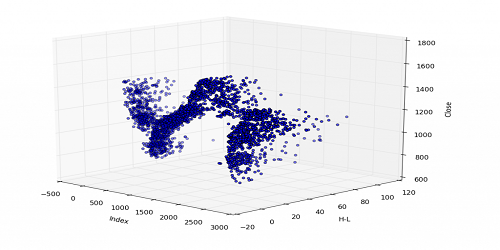
#> input picture pic1.png, 500 x 250 px, given in place of the camera
$ python openCV-morphologicalTransformation.py
#> lines starting #> are read from the running program, lines starting #| are printed output that depends on the picture; after the words box and inside, x2 and y2 are one past the last pixel; in counts of white or black regions, pixels touching at a corner belong together
import cv2
import numpy as np

cap = cv2.VideoCapture(0)

while(1):

    _, frame = cap.read()
#> frame is the input picture: shape (250, 500, 3); mean B, G, R 240.9, 235.7, 235.7
    hsv = cv2.cvtColor(frame, cv2.COLOR_BGR2HSV)
#> hsv: shape (250, 500, 3); mean H, S, V 7.4, 10.2, 241

    lower_red = np.array([50,30,50])
    upper_red = np.array([255,255,180])

    mask = cv2.inRange(hsv, lower_red, upper_red)
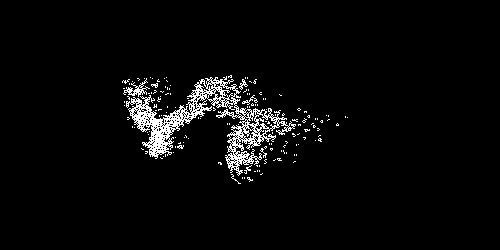
#> mask: shape (250, 500); 3.6% white in thin lines or dots, all inside (x1, y1, x2, y2) = (122, 75, 348, 184)
    res = cv2.bitwise_and(frame,frame, mask= mask)
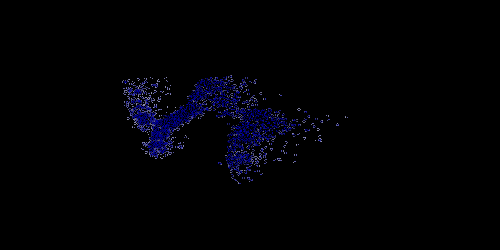
#> res: shape (250, 500, 3); mean B, G, R 4.3, 1.2, 1.2

    kernel = np.ones((5,5),np.uint8)
    erosion = cv2.erode(mask,kernel,iterations = 1)
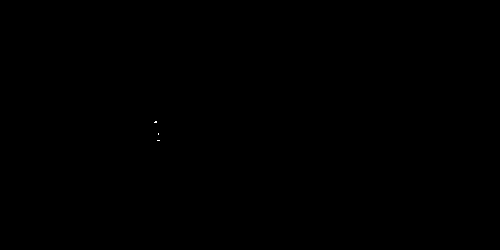
#> erosion: shape (250, 500); 0.01% white in thin lines or dots, all inside (x1, y1, x2, y2) = (154, 121, 160, 141)
    dilation = cv2.dilate(mask,kernel,iterations = 1)
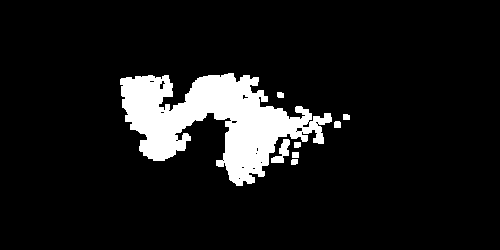
#> dilation: shape (250, 500); 9.4% white; 8 white regions, largest, box (x1, y1, x2, y2) and area: (120, 73, 332, 186) 11331, (271, 139, 290, 163) 219, (334, 121, 341, 128) 47

    opening = cv2.morphologyEx(mask, cv2.MORPH_OPEN, kernel)
#> opening: shape (250, 500); 0.08% white; 3 white regions, box (x1, y1, x2, y2) and area: (152, 119, 159, 125) 41, (155, 138, 162, 143) 35, (156, 131, 161, 137) 30
    closing = cv2.morphologyEx(mask, cv2.MORPH_CLOSE, kernel)
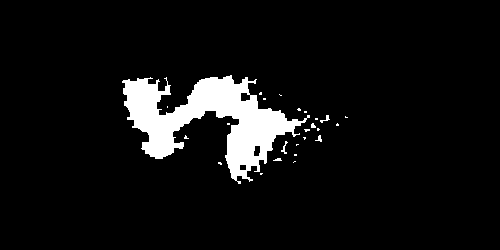
#> closing: shape (250, 500); 6.7% white; 25 white regions (21 under 20 px), largest, box (x1, y1, x2, y2) and area: (122, 75, 310, 184) 8148, (281, 141, 288, 154) 32, (320, 115, 330, 123) 29, (315, 135, 322, 142) 24

    cv2.imshow('Original',frame)
    cv2.imshow('Mask',mask)
    cv2.imshow('Erosion',erosion)
    cv2.imshow('Dilation',dilation)
    cv2.imshow('Opening',opening)
    cv2.imshow('Closing',closing)

    k = cv2.waitKey(5) & 0xFF
#> (key Esc is pressed here)
    if k == 27:
        break

cv2.destroyAllWindows()
cap.release()

$ run again, on pic2.png
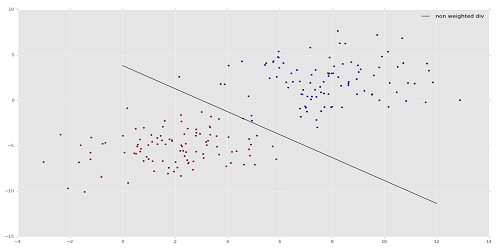
#> input picture pic2.png, 500 x 250 px, given in place of the camera
#> frame is the input picture: shape (250, 500, 3); mean B, G, R 231.8, 231.6, 231.8
#> hsv: shape (250, 500, 3); mean H, S, V 1.4, 0.9, 232.1
#> mask: shape (250, 500); 0.18% white in thin lines or dots, all inside (x1, y1, x2, y2) = (178, 30, 461, 128)
#> erosion: shape (250, 500); every value is 0
#> `dilation = cv2.dilate(mask,kernel,iterations = 1)`:
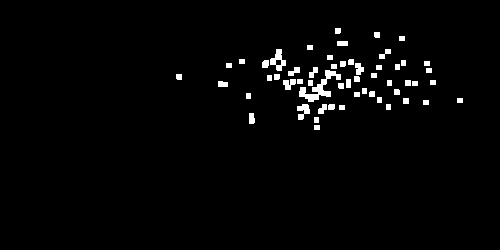
#> dilation: shape (250, 500); 2.2% white; 55 white regions, largest, box (x1, y1, x2, y2) and area: (299, 70, 341, 102) 428, (270, 49, 286, 71) 174, (297, 104, 310, 120) 127
